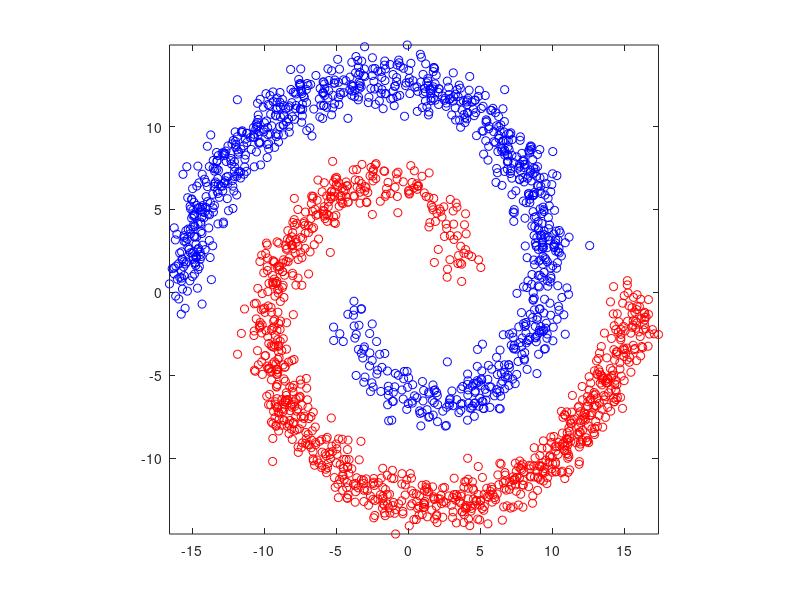

The MATLAB source for this figure:
clear all;
close all;
N = 1000

%theta = np.sqrt(np.random.rand(N))*2*pi # np.linspace(0,2*pi,100)
theta = sqrt(rand(N,1)) * 2 * pi;
r_a = 2 * theta + pi;
%data_a = np.array([np.cos(theta)*r_a, np.sin(theta)*r_a]).T
data_a = [cos(theta) .* r_a, sin(theta) .* r_a];
%x_a = data_a + np.random.randn(N,2)
x_a = data_a + 0.75 * randn(N,2);
plot(x_a(:,1),x_a(:,2),'ro')

r_b = -2*theta - pi;

% data_b = np.array([np.cos(theta)*r_b, np.sin(theta)*r_b]).T
data_b = [cos(theta) .* r_b, sin(theta) .* r_b];
x_b = data_b + 0.8 * randn(N,2);

hold on;
plot(x_b(:,1),x_b(:,2),'bo')
axis square
axis tight
% x_b = data_b + np.random.randn(N,2)
% 
% res_a = np.append(x_a, np.zeros((N,1)), axis=1)
% res_b = np.append(x_b, np.ones((N,1)), axis=1)
% 
% res = np.append(res_a, res_b, axis=0)
% np.random.shuffle(res)